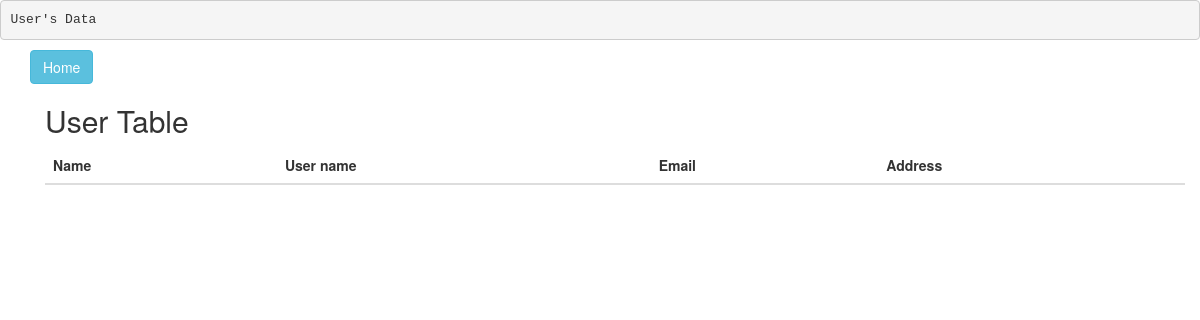
/Admin_view.php, run on an earlier commit of the app's database.
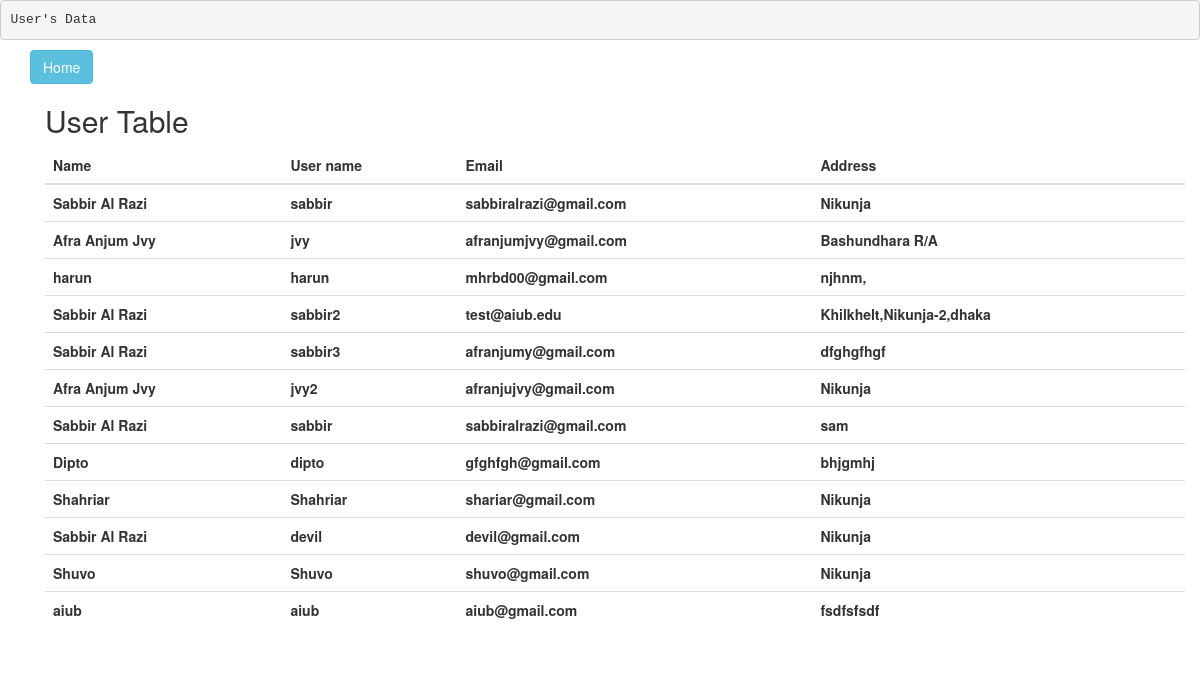
And on a later commit of the database.
### tables this page shows
CREATE TABLE IF NOT EXISTS `user` (
  `id` int(255) NOT NULL,
  `name` varchar(40) NOT NULL,
  `username` varchar(30) NOT NULL,
  `email` varchar(50) NOT NULL,
  `password` varchar(32) NOT NULL,
  `address` varchar(100) NOT NULL,
  `image` varchar(255) NOT NULL
);

### Admin_view.php (the view, shortened to what this page needs)
<?php
   	$sql="SELECT * FROM user";
   	$records=mysql_query($sql);
?>
<!DOCTYPE html>
<html>
<head>
      <link rel="stylesheet" href="css/bootstrap.min.css">
</head>
<body>
  <pre>User's Data</pre>
  <div class="container">
  <a href="index.php" class="btn btn-info" role="button"> Home </a>
	<div class="container">
  <h2>User Table</h2>
  <table class="table">
    <thead>
      <tr>
        <th>Name</th>
        <th>User name</th>
        <th>Email</th>
        <th>Address</th>
      </tr>
    </thead>
		<?php
             while($user= mysql_fetch_assoc($records))
             {
             echo "<tr>";
             	echo "<th>".$user['name']."</th>";
             	echo "<th>".$user['username']."</th>";
             	echo "<th>".$user['email']."</th>";
             	echo "<th>".$user['address']."</th>";
             	echo "</tr>";
             }
		?>
	</table>
</div>
</body>
</html>

What changed in the data, as far as the page shows it:
added user: name "Sabbir Al Razi", username "sabbir", email "sabbiralrazi@gmail.com", address "Nikunja"
added user: name "Afra Anjum Jvy", username "jvy", email "afranjumjvy@gmail.com", address "Bashundhara R/A"
added user: name "harun", username "harun", email "mhrbd00@gmail.com", address "njhnm,"
added user: name "Sabbir Al Razi", username "sabbir2", email "test@aiub.edu", address "Khilkhelt,Nikunja-2,dhaka"
added user: name "Sabbir Al Razi", username "sabbir3", email "afranjumy@gmail.com", address "dfghgfhgf"
added user: name "Afra Anjum Jvy", username "jvy2", email "afranjujvy@gmail.com", address "Nikunja"
added user: name "Sabbir Al Razi", username "sabbir", email "sabbiralrazi@gmail.com", address "sam"
added user: name "Dipto", username "dipto", email "gfghfgh@gmail.com", address "bhjgmhj"
added user: name "Shahriar", username "Shahriar", email "shariar@gmail.com", address "Nikunja"
added user: name "Sabbir Al Razi", username "devil", email "devil@gmail.com", address "Nikunja"
added user: name "Shuvo", username "Shuvo", email "shuvo@gmail.com", address "Nikunja"
added user: name "aiub", username "aiub", email "aiub@gmail.com", address "fsdfsfsdf"
